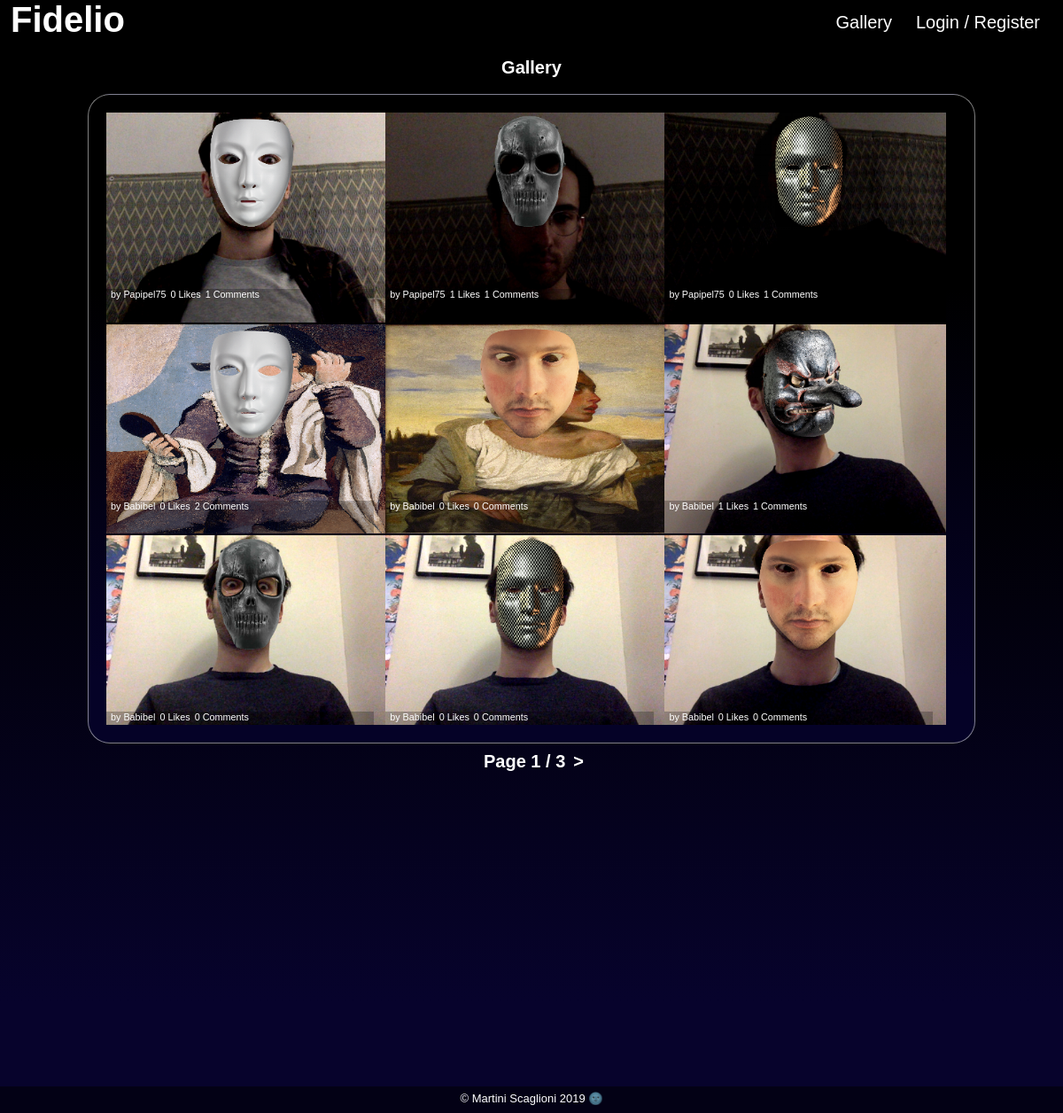
The app's page /index.php?view=gallery&page=1, older data.
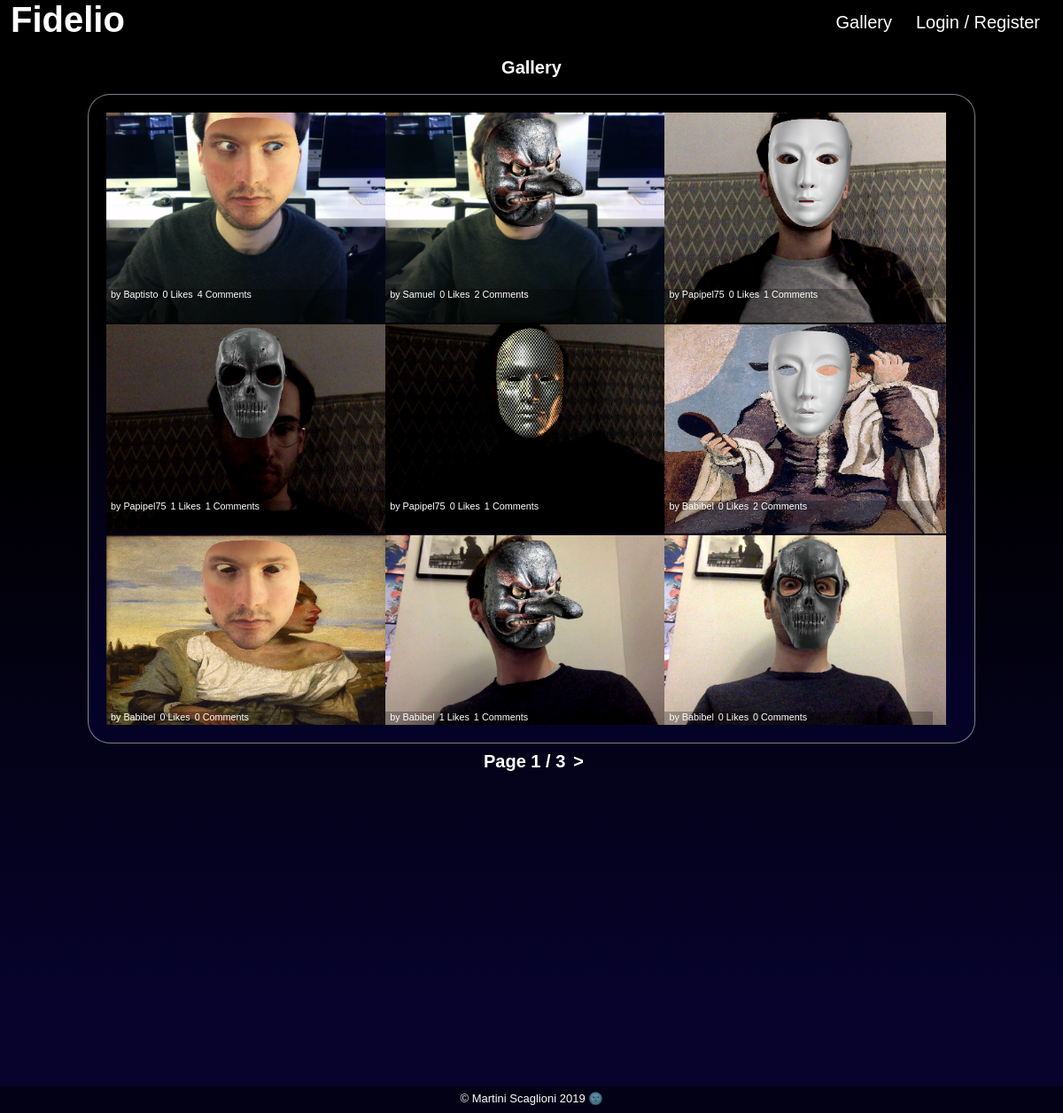
The same page, newer data.
### tables this page shows
CREATE TABLE `pictures` (
  `picture_id` int(11) NOT NULL,
  `user_id` int(100) NOT NULL,
  `content` text NOT NULL
);

CREATE TABLE `users` (
  `user_id` int(11) NOT NULL,
  `user_name` varchar(100) NOT NULL,
  `user_email` varchar(100) NOT NULL,
  `user_password` text NOT NULL,
  `hash` text NOT NULL,
  `account_valid` int(11) NOT NULL,
  `notifications` int(1) NOT NULL
);

### model/PictureManager.php (called while the page is built, shortened)
<?
class PictureManager extends Manager
{
    public function getPictures($picture_id)
    {
        $db = $this->dbConnect();
        if ($picture_id != '')
        {
            $pictures = $db->prepare("SELECT picture_id, user_id, content FROM pictures WHERE picture_id = '$picture_id'");
            $pictures->execute();
        }
        else
        {
            $pictures = $db->prepare('SELECT picture_id, user_id, content FROM pictures ORDER BY picture_id DESC');
            $pictures->execute();
        }
        return $pictures;
    }
}

### model/UserManager.php (called while the page is built, shortened)
<?
class UserManager extends Manager
{
    public function getUsers()
    {
        $db = $this->dbConnect();
        $req = $db->prepare("SELECT user_id, user_name, user_email, user_password, hash, account_valid, notifications FROM users ORDER BY user_id");
        $req->execute();
        return $req;
    }
}

### view/galleryView.php (the view, shortened to what this page needs)
<div class="mainView">
<div class="gallery_top">
    <h4>Gallery</h4>
</div>
    <div class="main_box">
        <section class="gallery_pictures">
    <?php
        $user = $users->fetchAll();
        $comment = $comments->fetchAll();
        $like = $likes->fetchAll();
        $picture = $gallery->fetchAll();
        if($_GET['page'] > 0)
        {
            $page = $_GET['page'];
            $items_per_page = 9;
            $start = ($page - 1) * $items_per_page;
        }
        for ($i = $start; $picture[$i]; $i++)
        {
            if ($i <= $start + 8)
            {
                $comment_nb = 0;
                $likes_nb = 0;
                for ($j = 0; $user[$j]; $j++)
                {
                    if ($user[$j]['user_id'] == $picture[$i]['user_id'])
                    {
                        $user_name = $user[$j]['user_name'];
                    }
                }
                for ($k = 0; $comment[$k]; $k++)
                {
                    if ($comment[$k]['picture_id'] == $picture[$i]['picture_id'])
                    {
                        $comment_nb++;
                    }
                }
                for ($l = 0; $like[$l]; $l++)
                {
                    if ($like[$l]['picture_id'] == $picture[$i]['picture_id'])
                    {
                        $likes_nb++;
                    }
                }
    ?>
            <div id='full_product'>
                <a href="index.php?view=picture&id=<?= $picture[$i]['picture_id'] ?>">
                <?php
                    $img = $picture[$i]['content'];
                    echo '<img class="gallery_picture" src="pictures/snaps/'.$img.'"/>';
                ?>
                <div class="band">
                    <?
                        echo '<span>by '.$user_name.'</span>';
                        echo '<span>'.$likes_nb.' Likes</span>';
                        echo '<span>'.$comment_nb.' Comments</span>';
                    ?>
                </div>
                </a>
            </div>
    <?php
            }
        }
    ?>
            </section>
</div>
<div class="paginator">
            <?php
                for ($count = 0; $picture[$count]; $count++)
                {
                    $nb_of_pages = ceil($count / 9);
                }
                if($nb_of_pages > 0)
                {
            ?>
            <h5>Page <?= $page ?> / <?= $nb_of_pages ?></h5>
            <?php
                }
                if (($page + 1) <= $nb_of_pages)
                {
                    $next = $page + 1;
                    echo '<a href="index.php?view=gallery&page='.$next.'"><h5> > </h5> </a>';
                }
            ?>
        </div>
<?php $content = ob_get_clean(); ?>
<?php require('view/template.php'); ?>

### index.php (shortened to what this page needs)
<?php
require('controller/picturesController.php');
try {
    if (isset($_GET['view']))
    {
        if ($_GET['view'] == 'account')
        {
            require('view/userAccountView.php');
        }
        else if ($_GET['view'] == 'user')
        {
            require('view/userView.php');
        }
        else if ($_GET['view'] == 'camera')
        {
            showMainView();
        }
        else if ($_GET['view'] == 'picture' && isset($_GET['id']))
        {
            showMedia("picture", "", $_GET['id']);
        }
        else if ($_GET['view'] == 'gallery' && isset($_GET['page']))
        {
            showMedia("gallery", $_GET['page'], "");
        }
    }
}
catch(Exception $e) {
    $errorMessage = $e->getMessage();
    require('view/errorView.php');
}

### controller/picturesController.php (shortened to what this page needs)
<?php
require_once('model/PictureManager.php');
require_once('model/UserManager.php');
function showMedia($arg, $page, $picture_id)
{
    $galleryManager = new PictureManager();
    $userManager = new UserManager();
    $commentManager = new CommentManager();
    $likesManager = new LikesManager();
    $gallery = $galleryManager->getPictures("");
    $users = $userManager->getUsers();
    $comments = $commentManager->getComments();
    $likes = $likesManager->getLikes();
    if ($arg == "picture")
    {
        require('view/pictureView.php');
    }
    else if ($arg = "gallery")
    {
        require('view/galleryView.php');
    }
}

### view/template.php (shortened to what this page needs)
<!DOCTYPE html>
<html>
    <head>
        <link href="public/css/style.css" rel="stylesheet" />
        <link rel="stylesheet" href="https://use.fontawesome.com/releases/v5.8.1/css/all.css">
    </head>
    <section id="container">
        <section id="header">
            <header>
                <div class="nav-menu" id="menu">
                    <h6 class="logo" onclick="location.href='index.php';" style="cursor:pointer;">Fidelio</h6>
                    <?php
                    if (!$_SESSION['loggued_on_user'])
                    {
                        echo '<a class="right" onclick=location.href="index.php?view=user" style="cursor:pointer;">Login / Register</a>';
                        echo '<a class="right" onclick=location.href="index.php?view=gallery&page=1" style="cursor:pointer;">Gallery</a>';
                    }
                    ?>
                </div>
            </header>
        </section>
        <section id="center">
            <?= $content ?>
        </section>
        <section id="footer">
            <footer>
                <p>© Martini Scaglioni 2019 🌚</p>
            </footer>
        </section>
    </section>
</html>

### public/css/style.css (style rules this page uses)
html, body { height: 100%; width: 100%; margin: 0; padding: 0; color: white; background-color: #000000; background-image: linear-gradient(180deg, #000000 40%, #07032c 90%); }
#container { display: grid; }
#footer { height: 30px; position: fixed; left: 0; bottom: 0; width: 100%; }
footer { background-color: rgba(0, 0, 0, 0.522); font-family: "Avenir",Arial,sans-serif; text-align: center; height: 30px; position: fixed; left: 0; bottom: 0; width: 100%; }
footer p { font-size: 13px; color: rgb(255, 255, 255); margin-top: 6px; margin-bottom: auto; }
p { font-family: "Avenir",Arial,sans-serif; }
a { cursor: pointer; }
#center { height: 91vh; width: 100vw; overflow: hidden; overflow-y: auto; }
.gallery_top { margin: auto; height: 50px; }
h4 { margin-top: auto; margin-bottom: auto; font-family: "Avenir",Arial,sans-serif; line-height: 50px; font-size: 20px; text-align: center; }
.mainView { display: inline-block; width: 100vw; height: 75vh; }
.main_box { margin-top: 20px; }
.nav-menu { overflow: hidden; width: 100%; border-radius: 5px; }
.nav-menu a { float: right; display: block; text-align: right; color: rgb(255, 255, 255); padding: 14px 1px; text-decoration: none; font-size: 20px; }
a { font-family: "Avenir",Arial,sans-serif; text-decoration: none; color: blue; }
h6 { font-family: "Avenir",Arial,sans-serif; margin-top: 0px; height: 40px; margin: 0; }
.logo { margin-left: 1vw; font-size: 40px; float: left; }
.right { font-size: 20px; margin: 0 25px 0 0; float: right; }
.band span { display: inline-block; line-height: normal; bottom: 0px; padding-left: 5px; }
.band { background-color: rgba(0,0,0,0.25); position: absolute; height: 3vh; width: 25.2vw; font-family: Verdana, Geneva, sans-serif; font-size: 2vh; font-size: 0.9vw; color: #FFF; bottom: 0px; z-index: 1; }
.main_box { margin-top: 5px; position: relative; margin-left: auto; margin-right: auto; height: 80vh; background: linear-gradient(180deg, #000000 30%, #050227 90%); width: 54.5vw; border:1px solid rgba(255, 255, 255, 0.5); border-radius: 25px; padding: 20px; }
.main_box section { height: 80vh; width: 55vw; overflow: auto; }
#full_product { position: relative; display: block; float: left; margin-bottom: 5px; margin-right: 5px; width: 18vw; }
.gallery_picture { display: block; width: 18vw; height: auto; }
.paginator { display: block; position: relative; margin-top: 10px; margin-left: auto; margin-right: auto; text-align: center; width: 200px; height: 30px; }
h5 { display: inline; text-align: center; color: white; padding-left: 5px; }
@media screen and (max-width: 1200px) { .main_box { position: relative; margin-left: auto; margin-right: auto; height: 55vh; width: 80vw; } }
@media screen and (max-width: 1200px) { .main_box section { height: 55vh; width: 80vw; overflow-y: auto; } }
@media screen and (max-width: 1200px) { #full_product { position: relative; display: block; float: left; margin-bottom: 2px; margin-right: 2px; width: 26.1vw; } }
@media screen and (max-width: 1200px) { .gallery_picture { display: block; width: 26.5vw; height: auto; } }
h5 { margin-top: auto; margin-bottom: auto; font-family: "Avenir",Arial,sans-serif; line-height: 20px; font-size: 20px; text-align: center; }

Row changes from the older to the newer data that the page shows:
no longer on this page (row unchanged): pictures: content (picture)
no longer on this page (row unchanged): pictures: content (picture)
added pictures: content (picture)
added users: user_name "Baptisto"
added pictures: content (picture)
added users: user_name "Samuel"
Text that changed along with them:
new list line: "by 0 Likes 4 Comments"
new list line: "by 0 Likes 2 Comments"
list line gone: "by 0 Likes 0 Comments"
list line gone: "Babibel"
